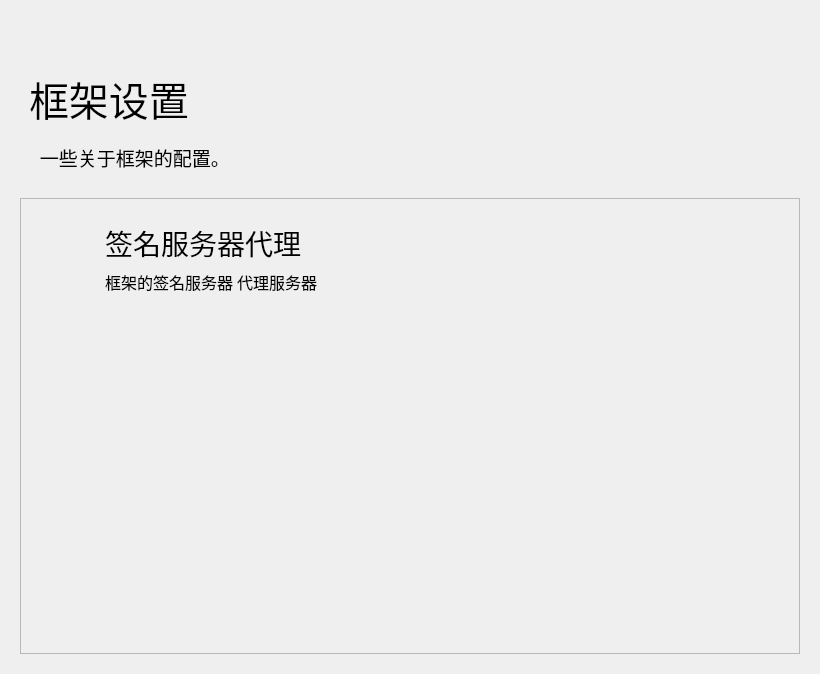
<?xml version="1.0" encoding="UTF-8"?>
<ui version="4.0">
 <class>Form</class>
 <widget class="QWidget" name="Form">
  <property name="geometry">
   <rect>
    <x>0</x>
    <y>0</y>
    <width>820</width>
    <height>674</height>
   </rect>
  </property>
  <property name="minimumSize">
   <size>
    <width>650</width>
    <height>465</height>
   </size>
  </property>
  <property name="windowTitle">
   <string>小依 - 设置框架</string>
  </property>
  <layout class="QHBoxLayout" name="horizontalLayout">
   <item>
    <widget class="PopUpAniStackedWidget" name="PopUpAniStackedWidget">
     <property name="minimumSize">
      <size>
       <width>0</width>
       <height>0</height>
      </size>
     </property>
     <widget class="QWidget" name="page">
      <layout class="QVBoxLayout" name="verticalLayout">
       <item>
        <spacer name="spacer">
         <property name="orientation">
          <enum>Qt::Vertical</enum>
         </property>
         <property name="sizeType">
          <enum>QSizePolicy::Fixed</enum>
         </property>
         <property name="sizeHint" stdset="0">
          <size>
           <width>20</width>
           <height>40</height>
          </size>
         </property>
        </spacer>
       </item>
       <item>
        <widget class="QWidget" name="widget" native="true">
         <property name="maximumSize">
          <size>
           <width>16777215</width>
           <height>88</height>
          </size>
         </property>
         <layout class="QHBoxLayout" name="horizontalLayout_2">
          <item>
           <widget class="LargeTitleLabel" name="LargeTitleLabel">
            <property name="font">
             <font>
              <family>HarmonyOS Sans SC Medium</family>
              <pointsize>30</pointsize>
              <bold>false</bold>
             </font>
            </property>
            <property name="text">
             <string>框架设置</string>
            </property>
           </widget>
          </item>
         </layout>
        </widget>
       </item>
       <item>
        <widget class="SubtitleLabel" name="SubtitleLabel_5">
         <property name="font">
          <font>
           <family>HarmonyOS Sans SC Medium</family>
           <pointsize>14</pointsize>
           <bold>false</bold>
          </font>
         </property>
         <property name="text">
          <string>    一些关于框架的配置。</string>
         </property>
         <property name="wordWrap">
          <bool>true</bool>
         </property>
        </widget>
       </item>
       <item>
        <spacer name="verticalSpacer_32">
         <property name="orientation">
          <enum>Qt::Vertical</enum>
         </property>
         <property name="sizeType">
          <enum>QSizePolicy::Fixed</enum>
         </property>
         <property name="sizeHint" stdset="0">
          <size>
           <width>20</width>
           <height>20</height>
          </size>
         </property>
        </spacer>
       </item>
       <item>
        <widget class="SmoothScrollArea" name="SmoothScrollArea">
         <property name="frameShadow">
          <enum>QFrame::Raised</enum>
         </property>
         <property name="widgetResizable">
          <bool>true</bool>
         </property>
         <widget class="QWidget" name="scrollAreaWidgetContents">
          <property name="geometry">
           <rect>
            <x>0</x>
            <y>0</y>
            <width>782</width>
            <height>454</height>
           </rect>
          </property>
          <layout class="QVBoxLayout" name="verticalLayout_2">
           <item>
            <layout class="QGridLayout" name="gridLayout">
             <item row="0" column="0">
              <widget class="CardWidget" name="Edit_Icon_Settings_2">
               <property name="maximumSize">
                <size>
                 <width>16777215</width>
                 <height>100</height>
                </size>
               </property>
               <layout class="QHBoxLayout" name="horizontalLayout_4">
                <item>
                 <spacer name="horizontalSpacer_7">
                  <property name="orientation">
                   <enum>Qt::Horizontal</enum>
                  </property>
                  <property name="sizeType">
                   <enum>QSizePolicy::Fixed</enum>
                  </property>
                  <property name="sizeHint" stdset="0">
                   <size>
                    <width>10</width>
                    <height>20</height>
                   </size>
                  </property>
                 </spacer>
                </item>
                <item>
                 <widget class="IconWidget" name="IconWidget_3">
                  <property name="enabled">
                   <bool>true</bool>
                  </property>
                  <property name="minimumSize">
                   <size>
                    <width>40</width>
                    <height>40</height>
                   </size>
                  </property>
                  <property name="maximumSize">
                   <size>
                    <width>40</width>
                    <height>40</height>
                   </size>
                  </property>
                 </widget>
                </item>
                <item>
                 <spacer name="horizontalSpacer_8">
                  <property name="orientation">
                   <enum>Qt::Horizontal</enum>
                  </property>
                  <property name="sizeType">
                   <enum>QSizePolicy::Fixed</enum>
                  </property>
                  <property name="sizeHint" stdset="0">
                   <size>
                    <width>10</width>
                    <height>20</height>
                   </size>
                  </property>
                 </spacer>
                </item>
                <item>
                 <layout class="QVBoxLayout" name="verticalLayout_4">
                  <item>
                   <spacer name="verticalSpacer_28">
                    <property name="orientation">
                     <enum>Qt::Vertical</enum>
                    </property>
                    <property name="sizeType">
                     <enum>QSizePolicy::Expanding</enum>
                    </property>
                    <property name="sizeHint" stdset="0">
                     <size>
                      <width>20</width>
                      <height>5</height>
                     </size>
                    </property>
                   </spacer>
                  </item>
                  <item>
                   <widget class="TitleLabel" name="TitleLabel_3">
                    <property name="maximumSize">
                     <size>
                      <width>16777215</width>
                      <height>50</height>
                     </size>
                    </property>
                    <property name="font">
                     <font>
                      <family>HarmonyOS Sans SC</family>
                      <pointsize>21</pointsize>
                      <bold>false</bold>
                     </font>
                    </property>
                    <property name="text">
                     <string>签名服务器代理</string>
                    </property>
                   </widget>
                  </item>
                  <item>
                   <widget class="SubtitleLabel" name="SubtitleLabel_3">
                    <property name="font">
                     <font>
                      <family>HarmonyOS Sans SC</family>
                      <pointsize>12</pointsize>
                      <bold>false</bold>
                     </font>
                    </property>
                    <property name="text">
                     <string>框架的签名服务器 代理服务器</string>
                    </property>
                    <property name="textFormat">
                     <enum>Qt::AutoText</enum>
                    </property>
                    <property name="scaledContents">
                     <bool>false</bool>
                    </property>
                    <property name="wordWrap">
                     <bool>true</bool>
                    </property>
                   </widget>
                  </item>
                  <item>
                   <spacer name="verticalSpacer_29">
                    <property name="orientation">
                     <enum>Qt::Vertical</enum>
                    </property>
                    <property name="sizeType">
                     <enum>QSizePolicy::Expanding</enum>
                    </property>
                    <property name="sizeHint" stdset="0">
                     <size>
                      <width>20</width>
                      <height>5</height>
                     </size>
                    </property>
                   </spacer>
                  </item>
                 </layout>
                </item>
                <item>
                 <widget class="SplitPushButton" name="SplitPushButton">
                  <property name="text_" stdset="0">
                   <string>Mirror - hk &gt; cloudflare</string>
                  </property>
                 </widget>
                </item>
                <item>
                 <spacer name="horizontalSpacer_12">
                  <property name="orientation">
                   <enum>Qt::Horizontal</enum>
                  </property>
                  <property name="sizeType">
                   <enum>QSizePolicy::Fixed</enum>
                  </property>
                  <property name="sizeHint" stdset="0">
                   <size>
                    <width>10</width>
                    <height>20</height>
                   </size>
                  </property>
                 </spacer>
                </item>
               </layout>
              </widget>
             </item>
             <item row="2" column="0">
              <spacer name="verticalSpacer">
               <property name="orientation">
                <enum>Qt::Vertical</enum>
               </property>
               <property name="sizeHint" stdset="0">
                <size>
                 <width>20</width>
                 <height>40</height>
                </size>
               </property>
              </spacer>
             </item>
            </layout>
           </item>
          </layout>
         </widget>
        </widget>
       </item>
      </layout>
     </widget>
    </widget>
   </item>
  </layout>
 </widget>
 <customwidgets>
  <customwidget>
   <class>SplitPushButton</class>
   <extends>QWidget</extends>
   <header>qfluentwidgets</header>
  </customwidget>
  <customwidget>
   <class>IconWidget</class>
   <extends>QWidget</extends>
   <header>qfluentwidgets</header>
  </customwidget>
  <customwidget>
   <class>CardWidget</class>
   <extends>QFrame</extends>
   <header>qfluentwidgets</header>
   <container>1</container>
  </customwidget>
  <customwidget>
   <class>SmoothScrollArea</class>
   <extends>QScrollArea</extends>
   <header>qfluentwidgets</header>
   <container>1</container>
  </customwidget>
  <customwidget>
   <class>PopUpAniStackedWidget</class>
   <extends>QStackedWidget</extends>
   <header>qfluentwidgets</header>
   <container>1</container>
  </customwidget>
  <customwidget>
   <class>SubtitleLabel</class>
   <extends>QLabel</extends>
   <header>qfluentwidgets</header>
  </customwidget>
  <customwidget>
   <class>TitleLabel</class>
   <extends>QLabel</extends>
   <header>qfluentwidgets</header>
  </customwidget>
  <customwidget>
   <class>LargeTitleLabel</class>
   <extends>QLabel</extends>
   <header>qfluentwidgets</header>
  </customwidget>
 </customwidgets>
 <resources>
  <include location="JianerSetupWizard.qrc"/>
 </resources>
 <connections/>
</ui>
